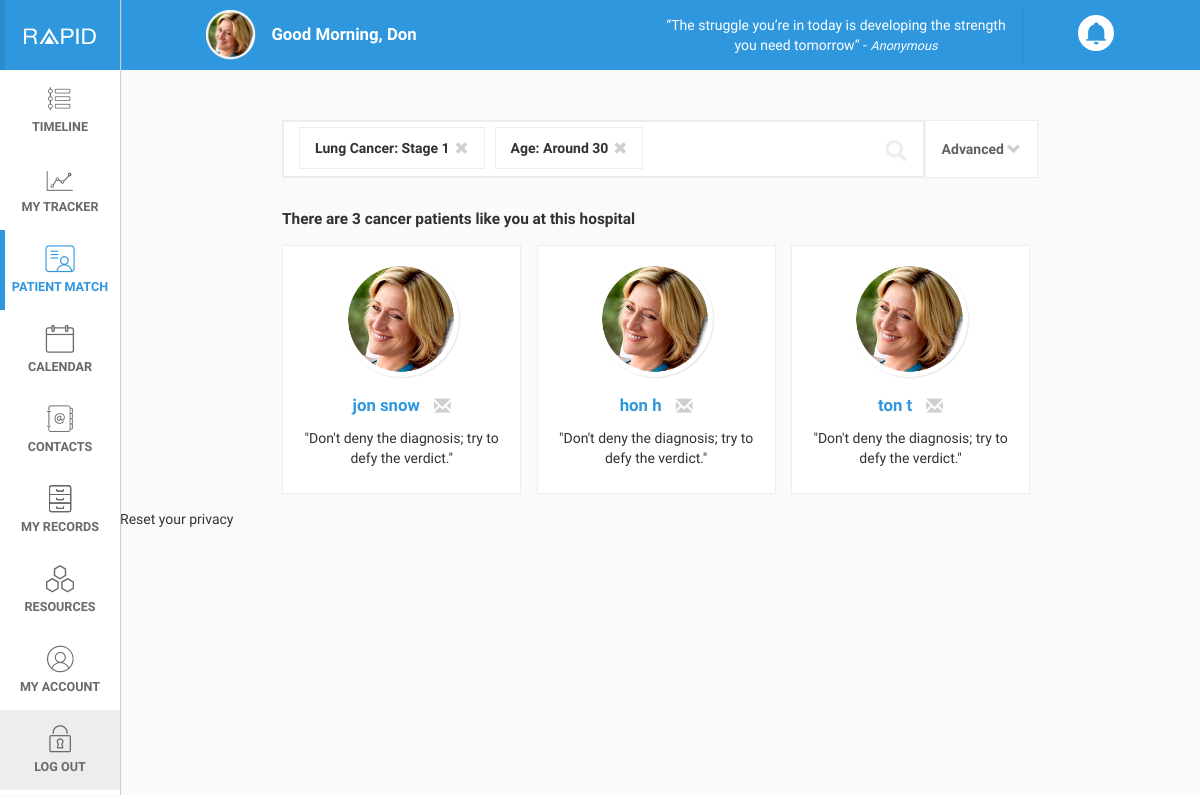
Page /match/ (signed in) on the committed database.
### Jamyarrow/apps/core/models.py (models this page shows, shortened)
class Patient(models.Model):
	LUNG = 'L'
	BREAST = 'B'
	COLORECTUM = 'C'
	PROSTATE = 'P'
	STOMACH = 'S'
	LIVER = 'I'
	KIDNEY = 'K'
	CANCER_TYPES = (
		(LUNG, 'Lung'),
		(BREAST, 'Breast'),
		(COLORECTUM, 'Colorectum'),
		(PROSTATE, 'Prostate'),
		(STOMACH, 'Stomach'),
		(LIVER, 'Liver'),
		(KIDNEY, 'Kidney'),
	)
	user = models.ForeignKey(User)
	name = models.CharField(max_length=50)
	phone = models.CharField(max_length=20)
	age = models.IntegerField(default=30)
	cancer_type = models.CharField(max_length=1,
									choices=CANCER_TYPES)
	cancer_stage = models.IntegerField(default=1)
	case_match_tour = models.BooleanField(default=False)
	profile_visible = models.BooleanField(default=True)
	contact_visible = models.BooleanField(default=True)
	category_visible = models.BooleanField(default=False)
	doctor_visible = models.BooleanField(default=False)
	timeline_visible = models.BooleanField(default=True)
	milestone_visible = models.BooleanField(default=True)
	test_result_visible = models.BooleanField(default=False)
	appointment_visible = models.BooleanField(default=False)
	prescription_visible = models.BooleanField(default=False)
	my_event_visible = models.BooleanField(default=False)

### Jamyarrow/apps/match/views.py (the view, shortened to what this page needs)
# urls.py: url(r'^view_timeline/(?P<user_id>\d+)$', 'match.views.view_timeline', name="view_timeline"),
@login_required
def match(request):
    context = {}
    patient = Patient.objects.get(user=request.user)
    context['patient'] = patient
    context['patient_match_active'] = True
    if not patient.case_match_tour:
        return render(request, 'match/privacy_setting.html', context)
    else:
        if request.method == "GET":
            exact_matched_patients = Patient.objects.exclude(name = patient.name)
            exact_matched_patients = exact_matched_patients.filter(cancer_type = patient.cancer_type)
            exact_matched_patients = exact_matched_patients.filter(cancer_stage = patient.cancer_stage)
            exact_matched_patients = exact_matched_patients.filter(age__range = (patient.age - 5, patient.age + 5))
            context["result_patients"] = exact_matched_patients
            return render(request, 'match/main.html', context)

### Jamyarrow/apps/app_tags/templatetags/app_tags.py (called while the page is built)
@register.filter(name='firstname')
@stringfilter
def firstname(value): # Only one argument.
    return value.split()[0]

### Jamyarrow/templates/match/main.html (shortened to what this page needs)
{% extends "site_base.html" %}
{% load staticfiles %}
{% load app_tags %}
{% block nav %}
{% include "_nav.html" %}
{% endblock %}
{% block container %}
    <div class="container">
        {% include "_topnav.html" %}
        <div class="match">
            <form class="match-search" action="{% url 'match' %}" method="post">
                <div class="match-search-wrapper">
                    <div class="match-search-token-wrapper" id="type-stage-wrapper">
                        <p>Lung Cancer: Stage {{ patient.cancer_stage }}<span class="glyphicon glyphicon-remove"></span></p>
                    </div>
                    <div class="match-search-token-wrapper" id="age-wrapper">
                        <p>Age: Around {{ patient.age }}<span class="glyphicon glyphicon-remove"></span></p>
                    </div>
                    <input id="match-search-input" name="q">
                    <button class="glyphicon glyphicon-search search-icon" type="submit"></button>
                </div>
                <div class="match-search-advanced center no-mobile">
                    <p class="vertical-center text-mild-grey">Advanced<span class="glyphicon glyphicon-chevron-down"></span></p>
                </div>
            </form>
            <div class="match-result">
                <div class="match-result-title">
                    <p class="larger-0"><b>There are {% if result_patients %} {{ result_patients.count }} {% else %} 0 {% endif %}cancer patients like you at this hospital</b></p>
                </div>
                <div class="match-result-content">
                    {% for p in result_patients %}
                    <a href="{% url 'view_timeline' p.id %}" class="match-result-item-wrapper">
                        <div class="match-result-item center">
                            <img class="match-result-item-patient-image" src="{% static 'img/profile-jane.png' %}">
                            <p class="match-result-item-title">{{ p.name }} {% if p.contact_visible %}<span class="glyphicon glyphicon-envelope"></span></p> {% endif %}
                            <p class="match-result-item-quote">"Don't deny the diagnosis; try to defy the verdict."</p>
                        </div>
                    </a>
                    {% endfor %}
                </div>
            </div>
            <a href="{% url 'reset_privacy' %}" id="reset-privacy">Reset your privacy</a>
        </div>
    </div>
{% endblock %}

### Jamyarrow/templates/_topnav.html (shortened to what this page needs)
{% load staticfiles %}
{% load app_tags %}
<div class="top-nav center">
    <div class="top-nav-greeting no-mobile">
        <img id="patient-image-topnav" class="vertical-center" src="{% static 'img/profile-jane.png' %}">
        <p class="capitalized white vertical-center title-font larger-1"><b>Good morning, {{ patient.name | firstname }}</b></p>
    </div>
    <div class="top-nav-quote no-mobile">
        <p class="white vertical-center">“The struggle you’re in today is developing the strength you need tomorrow” - <i class="light italic smaller-1"> Anonymous</i></p>
    </div>
    <div class="notification">
        <p class="notification-alert blue center"><span class="icon-alerts" id="alerts-icon"></span></p>
    </div>
</div>

### Jamyarrow/static/libs/icomoon/icomoon.css (style rules this page uses)
[class^="icon-"], [class*=" icon-"] { font-family: 'icomoon'; speak: none; font-style: normal; font-weight: normal; font-variant: normal; text-transform: none; line-height: 1; -webkit-font-smoothing: antialiased; -moz-osx-font-smoothing: grayscale; }
.icon-alerts:before { content: "\e601"; }

### rows in the picture
Patient: name|firstname "Don", cancer_stage "1", age "30"
Patient: name "jon snow", contact_visible True (drawn)
Patient: name "hon h", contact_visible True (drawn)
Patient: name "ton t", contact_visible True (drawn)

### other values in the picture
{{ result_patients.count }} "3"
